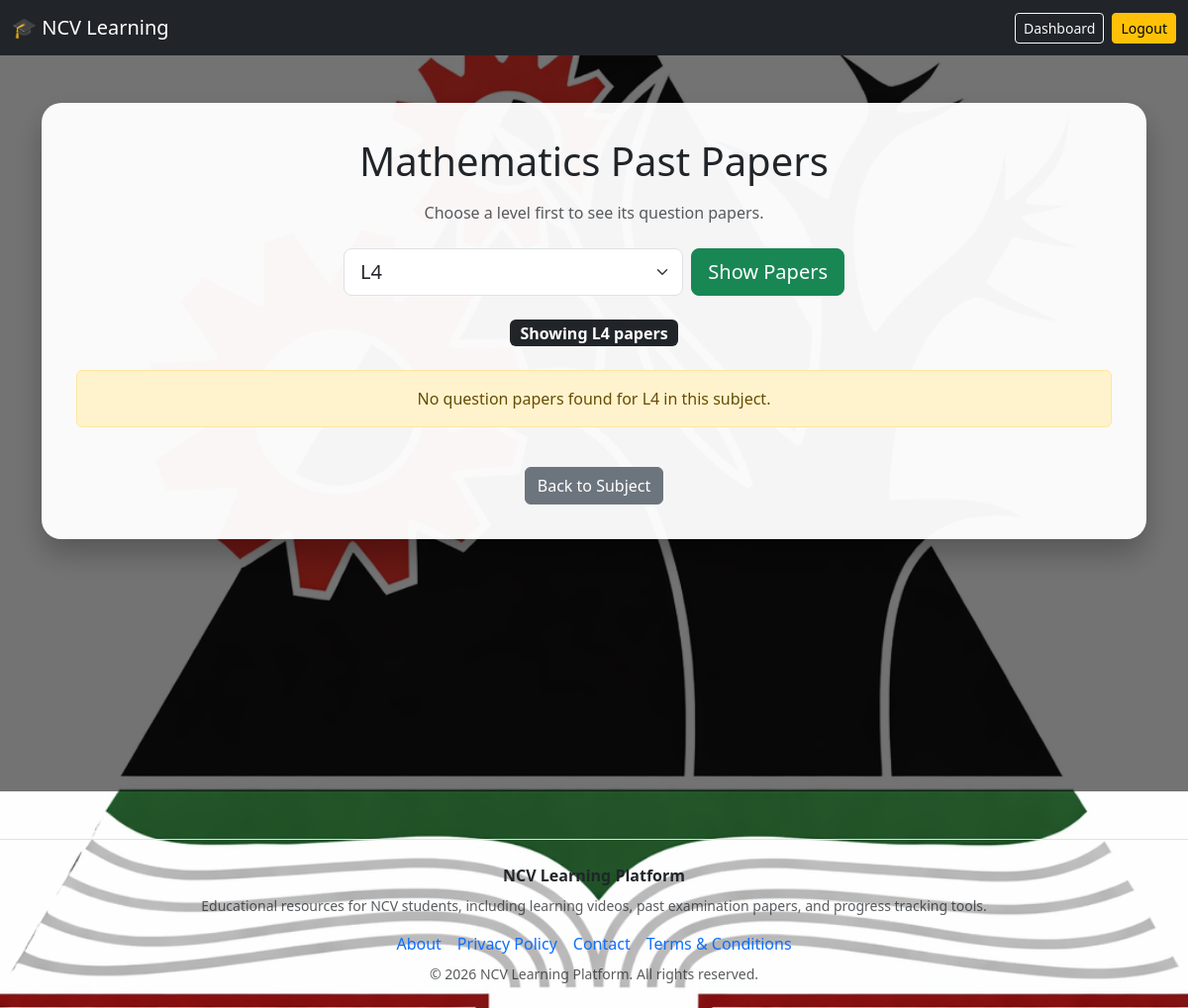
The page /subject/1/papers/?level=L4 (signed in) on the database as committed earlier.
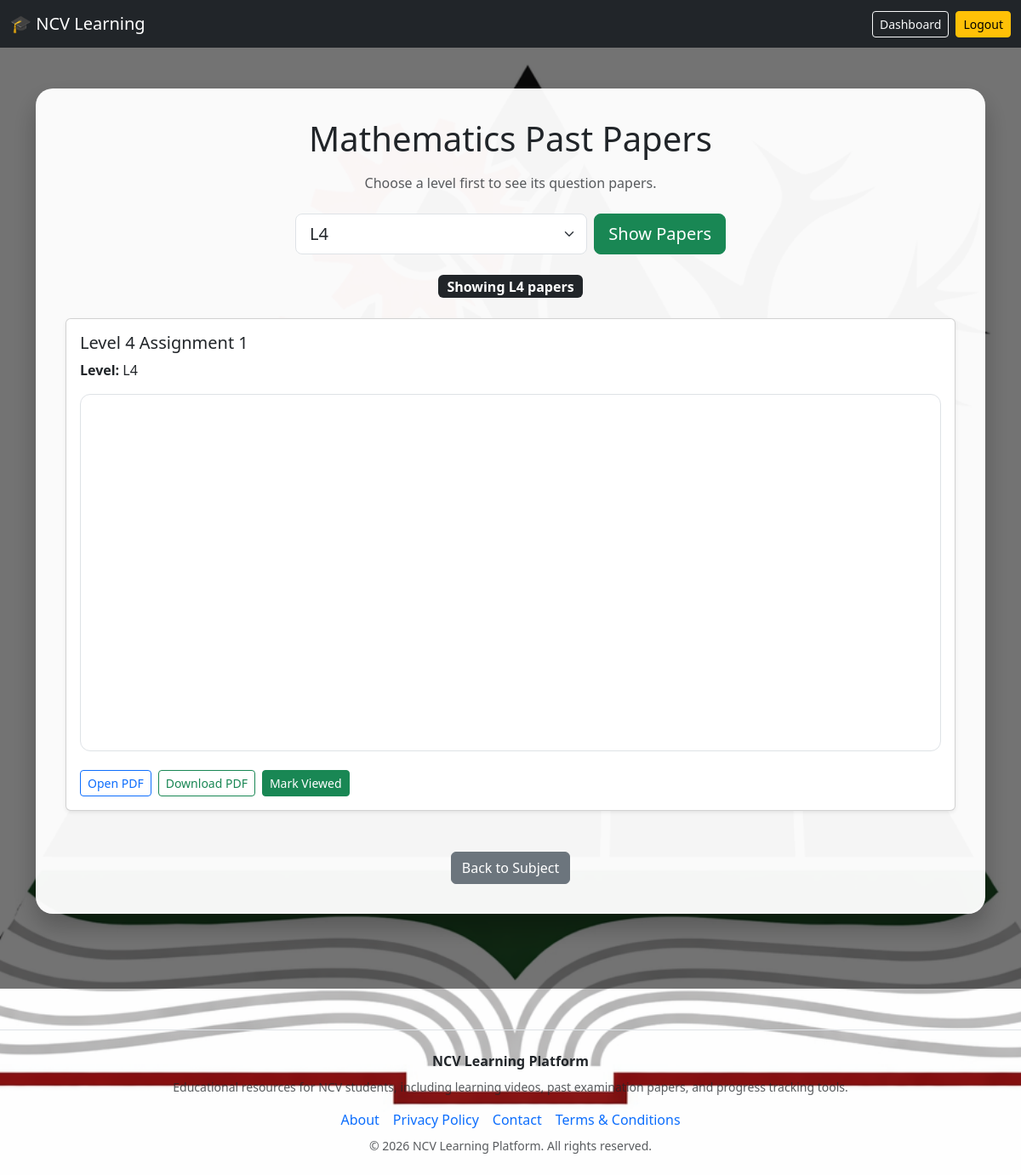
The same page on the database as committed later.
### core/models.py (models this page shows, shortened)
class Subject(models.Model):
    name = models.CharField(max_length=200)
    description = models.TextField(blank=True, null=True)

class PastPaper(models.Model):
    LEVEL_CHOICES = [
        ("L2", "Level 2"),
        ("L3", "Level 3"),
        ("L4", "Level 4"),
    ]
    subject = models.ForeignKey(Subject, on_delete=models.CASCADE, related_name="past_papers")
    title = models.CharField(max_length=255)
    description = models.TextField(blank=True, null=True)
    level = models.CharField(max_length=2, choices=LEVEL_CHOICES, default="L2")
    paper_file = models.FileField(upload_to=paper_upload_path)
    uploaded_at = models.DateTimeField(auto_now_add=True)

### core/views.py (the view)
# urls.py: path('subject/<int:subject_id>/papers/', views.past_papers_by_subject, name='past_papers_by_subject'),
@login_required
def past_papers_by_subject(request, subject_id):
    subject = get_object_or_404(Subject, id=subject_id)
    level = request.GET.get("level", "").strip()
    if level in VALID_LEVELS:
        papers = PastPaper.objects.filter(subject=subject, level=level).order_by("title", "-uploaded_at")
    else:
        papers = PastPaper.objects.none()
        level = ""
    viewed_paper_ids = set(
        PaperProgress.objects.filter(student=request.user, viewed=True)
        .values_list("paper_id", flat=True)
    )
    return render(
        request,
        "core/past_papers_by_subject.html",
        {
            "subject": subject,
            "papers": papers,
            "selected_level": level,
            "valid_levels": VALID_LEVELS,
            "viewed_paper_ids": viewed_paper_ids,
        },
    )

### core/templates/core/past_papers_by_subject.html (shortened to what this page needs)
{% load static %}
<!DOCTYPE html>
<html lang="en">
<head>
    <link href="https://cdn.jsdelivr.net/npm/bootstrap@5.3.0/dist/css/bootstrap.min.css" rel="stylesheet">
</head>
<body>
<div class="page-overlay">
    <nav class="navbar navbar-expand-lg navbar-dark bg-dark">
        <div class="container-fluid">
            <a class="navbar-brand" href="{% url 'home' %}">🎓 NCV Learning</a>
            <div class="d-flex gap-2">
                <a href="{% url 'dashboard' %}" class="btn btn-outline-light btn-sm">Dashboard</a>
                <a href="{% url 'logout' %}" class="btn btn-warning btn-sm">Logout</a>
            </div>
        </div>
    </nav>
    <div class="container py-5">
        <div class="content-box">
            <h1 class="text-center mb-3">{{ subject.name }} Past Papers</h1>
            <p class="text-center text-muted mb-4">Choose a level first to see its question papers.</p>
            <form method="get" class="row justify-content-center g-2 mb-4">
                <div class="col-md-4">
                    <select name="level" class="form-select form-select-lg" onchange="this.form.submit()">
                        {% for lvl in valid_levels %}
                            <option value="{{ lvl }}" {% if selected_level == lvl %}selected{% endif %}>{{ lvl }}</option>
                        {% endfor %}
                    </select>
                </div>
                <div class="col-md-auto">
                    <button type="submit" class="btn btn-success btn-lg">Show Papers</button>
                </div>
            </form>
            {% if not selected_level %}
                <div class="alert alert-info text-center">
                    No question papers are shown until a level is selected.
                </div>
            {% else %}
                <div class="text-center mb-4">
                    <span class="badge text-bg-dark fs-6">Showing {{ selected_level }} papers</span>
                </div>
                <div class="row">
                    {% for paper in papers %}
                        <div class="col-12 mb-4">
                            <div class="card shadow-sm">
                                <div class="card-body">
                                    <div class="d-flex justify-content-between align-items-start mb-2">
                                        <h5 class="card-title mb-0">{{ paper.title }}</h5>
                                    </div>
                                    <p class="card-text mb-3"><strong>Level:</strong> {{ paper.level }}</p>
                                    {% if paper.paper_file %}
                                        <iframe src="{{ paper.paper_file.url }}"></iframe>
                                        <div class="mt-3 d-flex gap-2 flex-wrap">
                                            <a href="{{ paper.paper_file.url }}" target="_blank" class="btn btn-sm btn-outline-primary">Open PDF</a>
                                            <a href="{{ paper.paper_file.url }}" download class="btn btn-sm btn-outline-success">Download PDF</a>
                                            <a href="{% url 'paper_viewed' paper.id %}" class="btn btn-sm btn-success">Mark Viewed</a>
                                        </div>
                                    {% else %}
                                        <div class="alert alert-warning mb-0">No paper uploaded for this item yet.</div>
                                    {% endif %}
                                </div>
                            </div>
                        </div>
                    {% empty %}
                        <div class="col-12">
                            <div class="alert alert-warning text-center">No question papers found for {{ selected_level }} in this subject.</div>
                        </div>
                    {% endfor %}
                </div>
            {% endif %}
            <div class="text-center mt-4">
                <a href="{% url 'subject_detail' subject.id %}" class="btn btn-secondary">Back to Subject</a>
            </div>
        </div>
    </div>
</div>
{% include "core/footer.html" %}
</body>
</html>

### core/templates/core/footer.html
<footer class="mt-5 py-4 border-top">
    <div class="container text-center">
        <p class="mb-2 fw-semibold">NCV Learning Platform</p>
        <p class="text-muted small mb-3">Educational resources for NCV students, including learning videos, past examination papers, and progress tracking tools.</p>
        <div class="d-flex justify-content-center flex-wrap gap-3 mb-2">
            <a href="{% url 'about' %}" class="text-decoration-none">About</a>
            <a href="{% url 'privacy_policy' %}" class="text-decoration-none">Privacy Policy</a>
            <a href="{% url 'contact' %}" class="text-decoration-none">Contact</a>
            <a href="{% url 'terms' %}" class="text-decoration-none">Terms &amp; Conditions</a>
        </div>
        <p class="text-muted small mb-0">© 2026 NCV Learning Platform. All rights reserved.</p>
    </div>
</footer>

Rows that differ between the two databases and show on the page:
added PastPaper: title "Level 4 Assignment 1", level "L4"
Other text that changed with them:
{{ selected_level }}: "L4" → (not shown)
text no longer shown: "No question papers found for in this subject."
